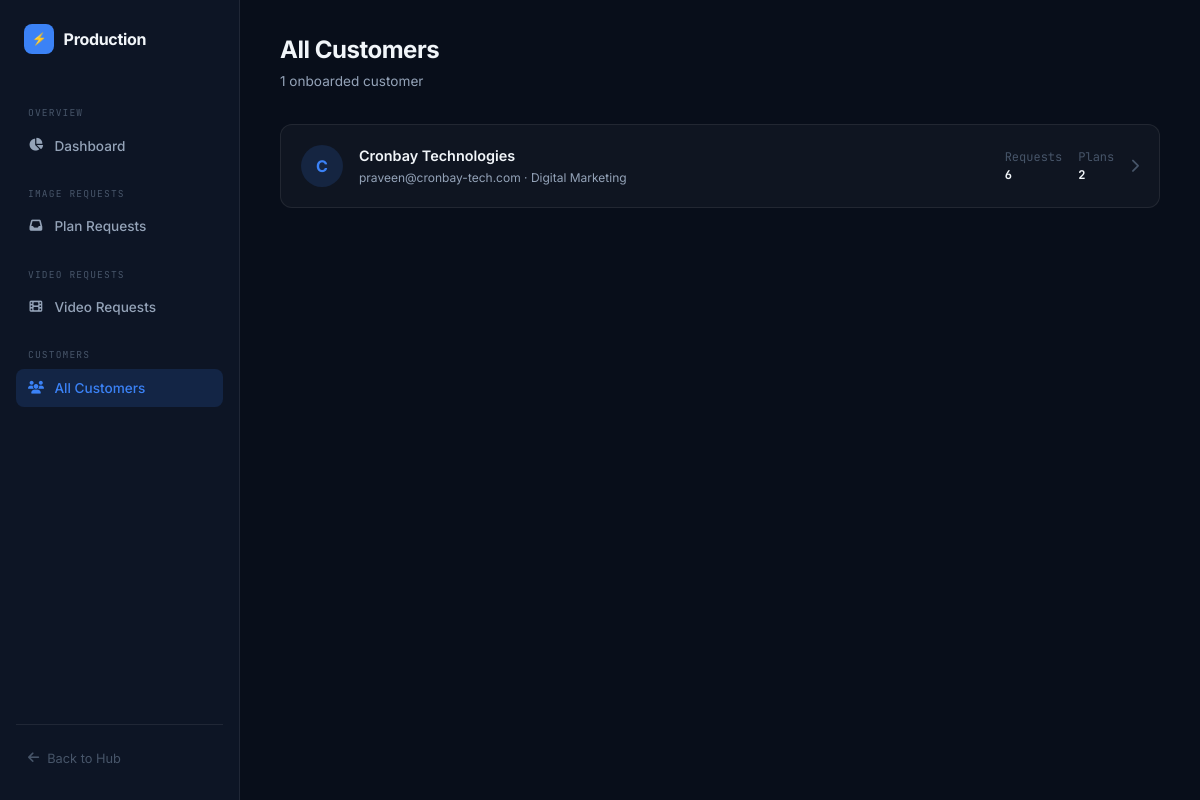
Page /hub/admin-hub/customers/ (signed in) on the earlier database version.
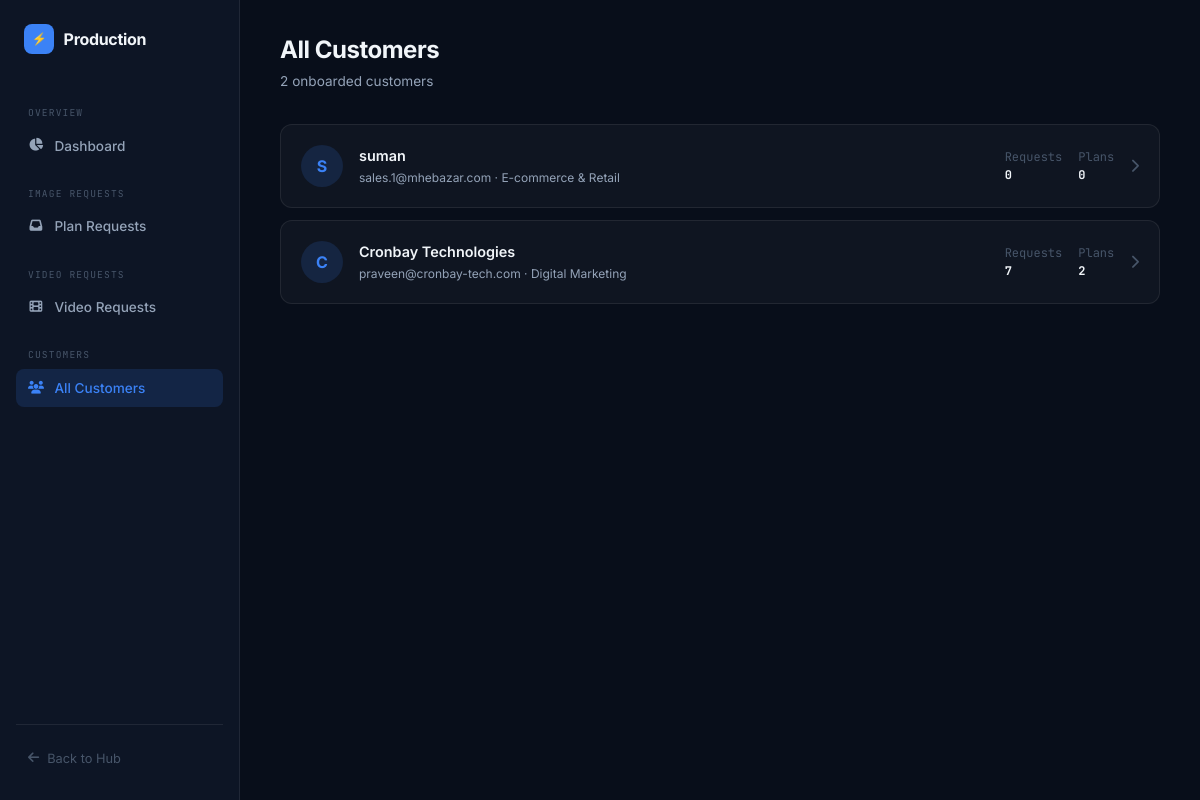
Same page on the later database version.
### hub/models.py (models this page shows, shortened)
class BusinessProfile(models.Model):
    user = models.OneToOneField(settings.AUTH_USER_MODEL, on_delete=models.CASCADE, related_name='business_profile')
    business_name = models.CharField(max_length=255, blank=True, default='')
    industry = models.CharField(max_length=255, blank=True, default='')
    website = models.URLField(max_length=500, blank=True, default='')
    target_audience = models.TextField(blank=True, default='')
    goals = models.TextField(blank=True, default='')
    logo_url = models.CharField(max_length=500, blank=True, default='')
    brand_colors = models.JSONField(default=list, blank=True)
    references = models.JSONField(default=list, blank=True)  # [{url, description}, ...]
    fonts = models.CharField(max_length=255, blank=True, default='')
    tone_of_voice = models.CharField(max_length=255, blank=True, default='')
    instagram = models.CharField(max_length=500, blank=True, default='')
    facebook = models.CharField(max_length=500, blank=True, default='')
    x_twitter = models.CharField(max_length=500, blank=True, default='')
    linkedin = models.CharField(max_length=500, blank=True, default='')
    discord = models.CharField(max_length=500, blank=True, default='')
    youtube = models.CharField(max_length=500, blank=True, default='')
    tiktok = models.CharField(max_length=500, blank=True, default='')
    buffer_access_token = models.CharField(max_length=500, blank=True, null=True)
    buffer_refresh_token = models.CharField(max_length=500, blank=True, null=True)
    buffer_token_expires_at = models.DateTimeField(null=True, blank=True)
    buffer_channels = models.JSONField(default=dict, blank=True)
    created_at = models.DateTimeField(auto_now_add=True)
    updated_at = models.DateTimeField(auto_now=True)

### accounts/models.py (models this page shows, shortened)
class User(AbstractUser):
    email = models.EmailField(unique=True)
    USERNAME_FIELD = 'email'
    REQUIRED_FIELDS = ['username']

### hub/admin_views.py (the view)
# urls.py: path("customers/", admin_views.admin_customers, name="admin_customers"),
@staff_required
def admin_customers(request):
    profiles = BusinessProfile.objects.select_related('user').order_by('-created_at')
    return render(request, "hub/admin_panel.html", {
        "section":  "customers",
        "profiles": profiles,
    })

### hub/admin_views.py (called while the page is built)
def staff_required(view_func):
    @wraps(view_func)
    def _wrapped(request, *args, **kwargs):
        if not request.user.is_authenticated:
            return redirect(f'/accounts/login/?next={request.path}')
        if not request.user.is_staff and not request.user.is_superuser:
            if request.user.username in ['Nandhishwaran', 'admin', 'Praveen Patel']:
                return view_func(request, *args, **kwargs)
            return HttpResponseForbidden(f"Admin access only. You are logged in as {request.user.username}")
        return view_func(request, *args, **kwargs)
    return _wrapped

### crontools/templates/hub/admin_panel.html (shortened to what the changed rows need)
{% load static %}
<!DOCTYPE html>
<html lang="en">
<head>
    <link rel="stylesheet" href="https://cdnjs.cloudflare.com/ajax/libs/font-awesome/6.4.0/css/all.min.css">
</head>
<body>
    <main>
        {% if section == 'dashboard' %}
        <div class="page-header">
            <div>
                <h1>Production Dashboard</h1>
                <div class="subtitle">All customer requests · live status overview</div>
            </div>
        </div>
        <div class="stats-row">
            <div class="stat-card">
                <div class="stat-icon" style="background:var(--warning-dim); color:var(--warning);">
                    <i class="fas fa-clock"></i>
                </div>
                <div class="stat-label">IMG Pending</div>
                <div class="stat-value">{{ stats.pending }}</div>
                <div class="stat-sub">Image requests</div>
            </div>
            <div class="stat-card">
                <div class="stat-icon" style="background:var(--warning-dim); color:var(--warning);">
                    <i class="fas fa-video"></i>
                </div>
                <div class="stat-label">VID Pending</div>
                <div class="stat-value">{{ stats.pending_video }}</div>
                <div class="stat-sub">Video requests</div>
            </div>
            <div class="stat-card">
                <div class="stat-icon" style="background:var(--accent-dim); color:var(--accent);">
                    <i class="fas fa-check-circle"></i>
                </div>
                <div class="stat-label">Approved</div>
                <div class="stat-value">{{ stats.approved|add:stats.approved_video }}</div>
                <div class="stat-sub">Plans released</div>
            </div>
            <div class="stat-card">
                <div class="stat-icon" style="background:var(--violet-dim); color:var(--violet);">
                    <i class="fas fa-users"></i>
                </div>
                <div class="stat-label">Total Customers</div>
                <div class="stat-value">{{ stats.customers }}</div>
                <div class="stat-sub">With onboarding profiles</div>
            </div>
        </div>
        <div class="table-wrap">
            <div class="table-toolbar">
                <h3>🔔 Recent Requests</h3>
            </div>
            <table>
                <thead>
                    <tr>
                        <th>Type</th>
                        <th>Customer</th>
                        <th>Request ID</th>
                        <th>Date Range</th>
                        <th>Status</th>
                        <th>Action</th>
                    </tr>
                </thead>
                <tbody>
                    {% for r in recent_requests %}
                    <tr>
                        <td>
                            <span
                                class="badge {% if r.req_type == 'video' %}badge-video{% else %}badge-image{% endif %}">
                                {{ r.req_type|upper }}
                            </span>
                        </td>
                        <td>
                            <div style="font-weight:600;">{{ r.user.email }}</div>
                            <div class="mono">{{ r.user.username }}</div>
                        </td>
                        <td><span class="mono">{{ r.request_id }}</span></td>
                        <td class="mono">{{ r.start_date }} → {{ r.end_date }}</td>
                        <td><span class="pill pill-{{ r.status }}">{{ r.status }}</span></td>
                        <td>
                            {% if r.req_type == 'video' %}
                            <a href="{% url 'admin_video_request_detail' r.request_id %}" class="btn btn-ghost btn-sm">
                                <i class="fas fa-arrow-right"></i> Manage
                            </a>
                            {% else %}
                            <a href="{% url 'admin_request_detail' r.request_id %}" class="btn btn-ghost btn-sm">
                                <i class="fas fa-arrow-right"></i> Manage
                            </a>
                            {% endif %}
                        </td>
                    </tr>
                    {% empty %}
                    <tr>
                        <td colspan="6" style="text-align:center; color:var(--text-3); padding: 2rem;">No requests yet
                        </td>
                    </tr>
                    {% endfor %}
                </tbody>
            </table>
        </div>
        <div class="table-wrap" style="margin-top: 1.5rem;">
            <div class="table-toolbar">
                <h3>💬 Customer Feedback {% if stats.unresolved_feedback %}<span class="pill pill-pending" style="margin-left: 0.5rem;">{{ stats.unresolved_feedback }} unresolved</span>{% endif %}</h3>
            </div>
            <table>
                <thead>
                    <tr>
                        <th>Customer</th>
                        <th>Post</th>
                        <th>Tags</th>
                        <th>Notes</th>
                        <th>Date</th>
                    </tr>
                </thead>
                <tbody>
                    {% for fb in recent_feedback %}
                    <tr>
                        <td>
                            <div style="font-weight:600;">{{ fb.user.email }}</div>
                        </td>
                        <td>
                            <span class="mono">
                                {% if fb.post %}
                                    {{ fb.post.title|default:fb.post.post_id }}
                                {% elif fb.video_post %}
                                    {{ fb.video_post.title|default:fb.video_post.post_id }}
                                {% else %}
                                    -
                                {% endif %}
                            </span>
                        </td>
                        <td>
                            {% for tag in fb.tags %}
                            <span class="pill pill-working" style="margin: 1px;">{{ tag }}</span>
                            {% endfor %}
                        </td>
                        <td style="max-width: 300px; font-size: 0.82rem;">{{ fb.notes|truncatewords:20 }}</td>
                        <td class="mono">{{ fb.created_at|date:"d M Y, H:i" }}</td>
                    </tr>
                    {% empty %}
                    <tr>
                        <td colspan="5" style="text-align:center; color:var(--text-3); padding: 2rem;">No customer feedback yet</td>
                    </tr>
                    {% endfor %}
                </tbody>
            </table>
        </div>
        {% elif section == 'customers' %}
        <div class="page-header">
            <div>
                <h1>All Customers</h1>
                <div class="subtitle">{{ profiles|length }} onboarded customer{{ profiles|length|pluralize }}</div>
            </div>
        </div>
        {% for profile in profiles %}
        <a class="customer-card" href="{% url 'admin_customer_detail' profile.user.id %}">
            <div class="avatar">{{ profile.business_name|first|upper|default:"?" }}</div>
            <div class="customer-info">
                <div class="customer-name">{{ profile.business_name|default:"(No Business Name)" }}</div>
                <div class="customer-meta">{{ profile.user.email }} · {{ profile.industry|default:"—" }}</div>
            </div>
            <div class="customer-stats">
                <div class="cst">Requests<br><strong>{{ profile.user.plan_requests.count }}</strong></div>
                <div class="cst">Plans<br><strong>{{ profile.user.generated_plans.count }}</strong></div>
            </div>
            <i class="fas fa-chevron-right" style="color:var(--text-3);"></i>
        </a>
        {% empty %}
        <div class="card" style="text-align:center; color:var(--text-3); padding:3rem;">No customers yet</div>
        {% endfor %}
        {% endif %}
    </main>
</body>
</html>

Differences in the rows shown:
added BusinessProfile: business_name|first "S", business_name "suman", user.email "sales.1@mhebazar.com", industry "E-commerce & Retail", user.plan_requests.count "0", user.generated_plans.count "0"
changed BusinessProfile "Cronbay Technologies": user.plan_requests.count "6" → "7"
Other differences:
{{ profiles|length }}: "1" → "2"
